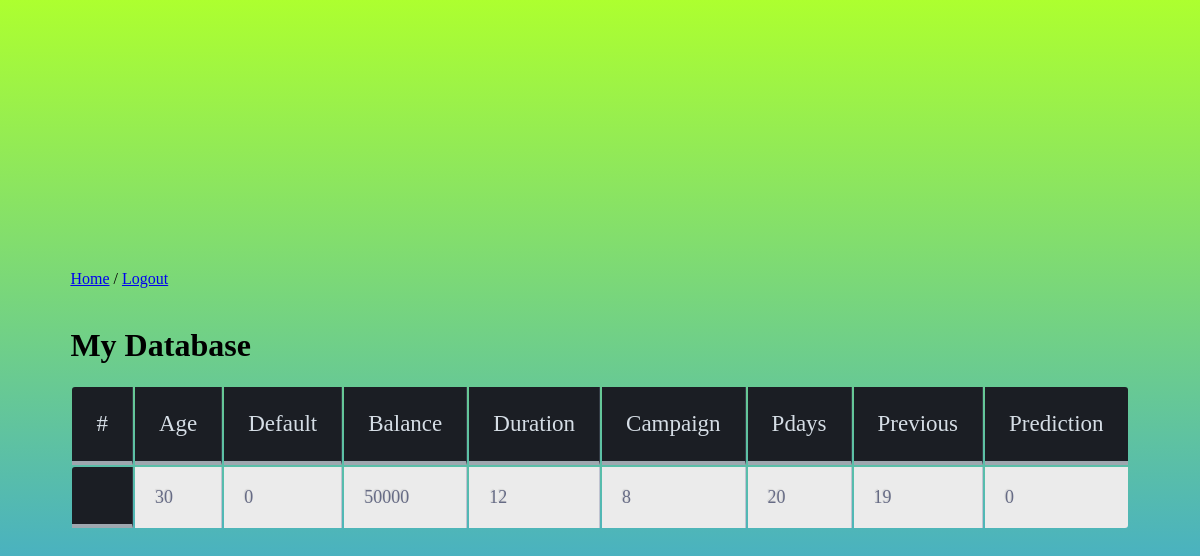
The page /result/ (signed in) on the database as committed earlier.
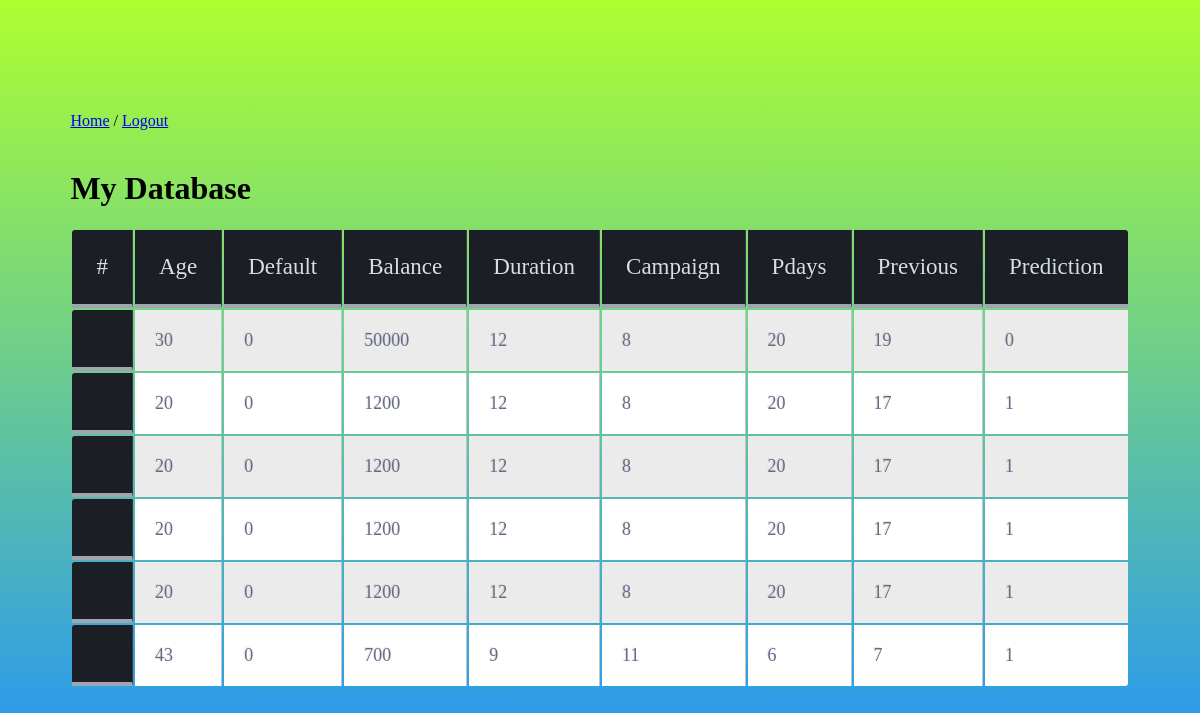
The same page on the database as committed later.
### marketing/models.py (models this page shows, shortened)
class Customer(models.Model):
    age = models.IntegerField(default=0)
    default = models.CharField(max_length=30, default=0)
    balance = models.IntegerField(default=0)
    duration = models.IntegerField(default=0)
    campaign = models.IntegerField(default=0)
    pdays = models.IntegerField(default=0)
    previous = models.IntegerField(default=0)
    y = models.IntegerField(default=0)

### marketing/views.py (the view)
# urls.py: path('result/', views.result, name='result'),
@login_required
def result(request):
    cum =Customer.objects.all()
    return render(request, 'marketing/results.html', {'cum':cum})

### marketing/templates/marketing/results.html (shortened to what this page needs)
<!DOCTYPE html>
<html lang="en">
<head>
</head>
<body>
    {% load static %}
    {% block content %}
    <div>
        <a href="{% url 'index' %}">Home</a> /
        <a href="{% url 'logout' %}">Logout</a> <br> <br>
        <div class="row">
            <h1>My Database</h1>
            <table class="table">
                <thead>
                    <tr>
                        <th scope="col">#</th>
                        <th scope="col">Age</th>
                        <th scope="col">Default</th>
                        <th scope="col">Balance</th>
                        <th scope="col">Duration</th>
                        <th scope="col">Campaign</th>
                        <th scope="col">Pdays</th>
                        <th scope="col">Previous</th>
                        <th scope="col">Prediction</th>
                    </tr>
                </thead>
                <tbody>
                    {%for data in cum%}
                    <tr>
                        <th scope="row"></th>
                        <td>{{ data.age }}</td>
                        <td>{{ data.default }}</td>
                        <td>{{ data.balance }}</td>
                        <td>{{ data.duration }}</td>
                        <td>{{ data.campaign }}</td>
                        <td>{{ data.pdays}}</td>
                        <td>{{ data.previous }}</td>
                        <td>{{ data.y }}</td>
                    </tr>
                    {% endfor %}
                </tbody>
            </table>
        </div>
    </div>
    {% endblock %}
</body>
</html>

Rows that differ between the two databases and show on the page:
added Customer: age "20", default "0", balance "1200", duration "12", campaign "8", pdays "20", previous "17", y "1"
added Customer: age "20", default "0", balance "1200", duration "12", campaign "8", pdays "20", previous "17", y "1"
added Customer: age "20", default "0", balance "1200", duration "12", campaign "8", pdays "20", previous "17", y "1"
added Customer: age "20", default "0", balance "1200", duration "12", campaign "8", pdays "20", previous "17", y "1"
added Customer: age "43", default "0", balance "700", duration "9", campaign "11", pdays "6", previous "7", y "1"
